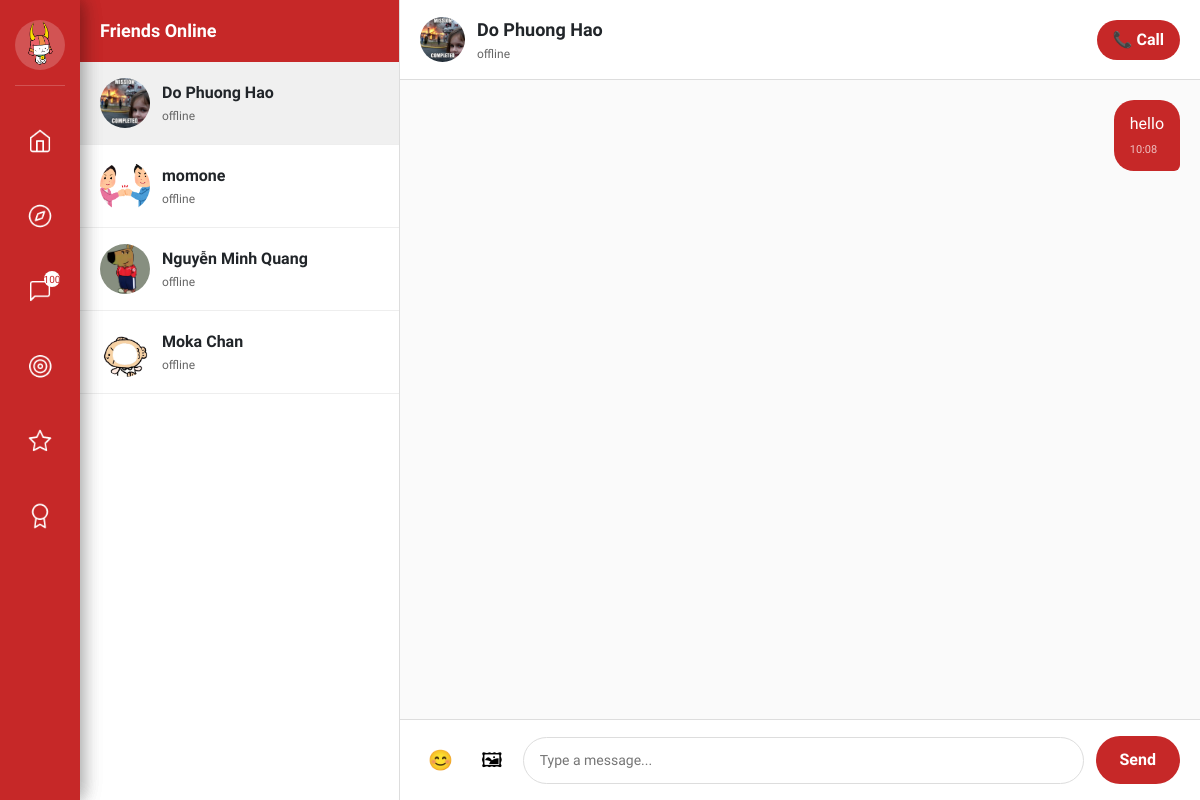
Page /social/chat/12/ (signed in) on the earlier database version.
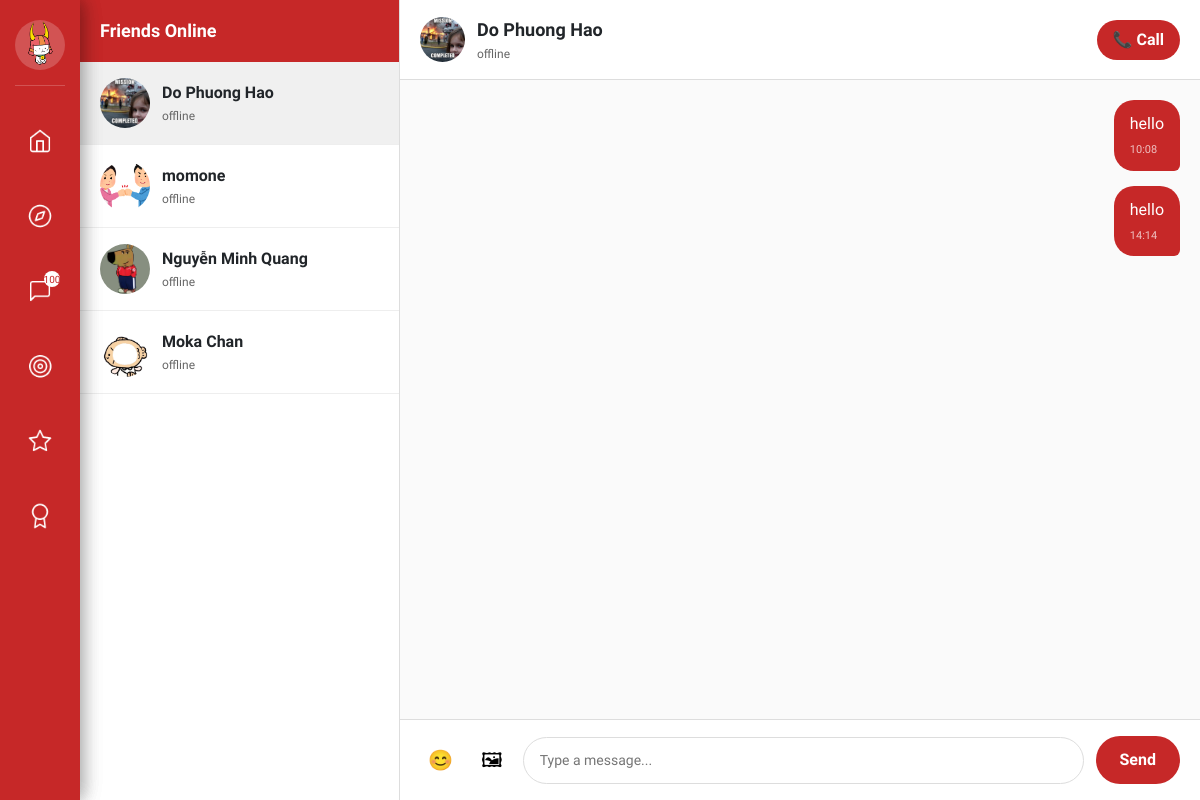
Same page on the later database version.
### users/models.py (models this page shows, shortened)
class User(AbstractUser):
    GENDER_CHOICES = [
        ('male', 'Male'),
        ('female', 'Female'),
        ('other', 'Other'),
        ('not_specified', 'Not specified'),
    ]
    STATUS_CHOICES = [
        ('online', 'Online'),
        ('offline', 'Offline'),
        ('busy', 'Busy'),
        ('away', 'Away'),
        ('available', 'Available for connection'),
    ]
    phone_regex = RegexValidator(
        regex=r'^\+?1?\d{9,15}$',
        message="Phone number must be in the format: '+999999999' or '0999999999'"
    )
    email = models.EmailField(unique=True)
    phone = models.CharField(
        validators=[phone_regex],
        max_length=17,
        unique=True,
        help_text="Phone number must be in the format: '+84xxxxxxxxx' or '0xxxxxxxxx'"
    )
    full_name = models.CharField(max_length=100)
    hometown = models.CharField(max_length=255, blank=True)
    date_of_birth = models.DateField(null=True, blank=True, verbose_name="Date of Birth")
    gender = models.CharField(
        max_length=20,
        choices=GENDER_CHOICES,
        default='not_specified',
        help_text="User's gender"
    )
    bio = models.TextField(
        max_length=500,
        blank=True,
        help_text="Short introduction about yourself (max 500 characters)"
    )
    status = models.CharField(
        max_length=20,
        choices=STATUS_CHOICES,
        default='offline',
        help_text="Current status"
    )
    interests = models.TextField(default='[]', blank=True)
    avatar = models.ImageField(upload_to='avatars/', blank=True)
    latitude = models.FloatField(null=True, blank=True, help_text="Latitude")
    longitude = models.FloatField(null=True, blank=True, help_text="Longitude")
    search_radius = models.FloatField(default=50.0, help_text="Search radius (km)")
    level = models.IntegerField(default=1)
    points = models.IntegerField(default=0)
    is_admin = models.BooleanField(default=False)
    objects = UserManager()
    USERNAME_FIELD = 'email'
    REQUIRED_FIELDS = ['phone', 'full_name']
    class Meta:
        verbose_name = "User"
        verbose_name_plural = "Users"
        ordering = ['-date_joined']
    def get_display_name(self):
        return self.full_name or self.username

### social/models.py (models this page shows, shortened)
class Message(models.Model):
    TYPE_CHOICES = (('text', 'Text'), ('image', 'Image'), ('sticker', 'Sticker'), ('location', 'Location'))
    sender = models.ForeignKey(User, related_name='sent_messages', on_delete=models.CASCADE)
    receiver = models.ForeignKey(User, related_name='received_messages', on_delete=models.SET_NULL, null=True, blank=True)
    group = models.ForeignKey('Group', on_delete=models.SET_NULL, null=True, blank=True)
    content = models.TextField(blank=True)
    type = models.CharField(max_length=10, choices=TYPE_CHOICES, default='text')
    image = models.ImageField(upload_to='messages/', blank=True, null=True)
    latitude = models.FloatField(null=True, blank=True, help_text="Vĩ độ vị trí")
    longitude = models.FloatField(null=True, blank=True, help_text="Kinh độ vị trí")
    created_at = models.DateTimeField(default=timezone.now)
    class Meta:
        ordering = ['-created_at']

### social/views.py (the view, shortened to what this page needs)
# urls.py: path('chat/<int:friend_id>/', views.chat_detail, name='chat_detail'),
@login_required
def chat_detail(request, friend_id):
    friend = get_object_or_404(User, id=friend_id)
    is_friend = Friendship.objects.filter(
        Q(user1=request.user, user2=friend) |
        Q(user1=friend, user2=request.user)
    ).exists()
    if not is_friend:
        messages.error(request, 'Bạn chỉ có thể chat với bạn bè!')
        return redirect('wall')
    messages_list = Message.objects.filter(
        Q(sender=request.user, receiver=friend) |
        Q(sender=friend, receiver=request.user)
    ).order_by('created_at')
    friends_ids = []
    friendships1 = Friendship.objects.filter(user1=request.user).values_list('user2_id', flat=True)
    friendships2 = Friendship.objects.filter(user2=request.user).values_list('user1_id', flat=True)
    friends_ids = list(friendships1) + list(friendships2)
    friends = User.objects.filter(id__in=friends_ids).exclude(id=request.user.id)
    unread_messages_count = Message.objects.filter(
        receiver=request.user,
        sender__in=friends_ids
    ).count()
    context = {
        'friend': friend,
        'messages': messages_list,
        'friends': friends,
        'unread_messages_count': unread_messages_count
    }
    return render(request, 'chat_detail.html', context)

### templates/chat_detail.html (shortened to what this page needs)
{% extends 'base.html' %} {% load static %}  {% block content %}
<div class="chat-container">
  <div class="friends-list">
    <h3>Friends Online</h3>
    <div class="friends-container">
      {% if friends %} {% for friend_item in friends %}
      <a
        href="{% url 'chat_detail' friend_item.id %}"
        class="friend {% if friend_item.id == friend.id %}active{% endif %}"
      >
        {% if friend_item.avatar %}
        <img
          src="{{ friend_item.avatar.url }}"
          alt="Avatar"
          class="friend-avatar"
        />
        {% else %}
        <div class="friend-avatar-placeholder">👤</div>
        {% endif %}
        <div class="friend-info">
          <div class="friend-name">{{ friend_item.get_display_name }}</div>
          <div class="friend-status">
            {{ friend_item.status|default:"Online" }}
          </div>
        </div>
      </a>
      {% endfor %} {% endif %}
    </div>
  </div>
  <div class="chat-window">
    <div class="chat-header">
      <div class="chat-header-info">
        {% if friend.avatar %}
        <img
          src="{{ friend.avatar.url }}"
          alt="Avatar"
          class="chat-header-avatar"
        />
        {% else %}
        <div class="chat-header-avatar-placeholder">👤</div>
        {% endif %}
        <div>
          <div class="chat-name">{{ friend.get_display_name }}</div>
          <div class="chat-status">{{ friend.status|default:"Online" }}</div>
        </div>
      </div>
      <button onclick="initiateCall({{ friend.id }})" title="Gọi điện">
        📞 Call
      </button>
    </div>
    <div class="chat-messages" id="chatMessages">
      {% for message in messages %}
      <div
        class="message {% if message.sender == user %}sent{% else %}received{% endif %}"
        data-message-id="{{ message.id }}"
      >
        <div class="message-bubble">
          {% if message.type == 'image' and message.image %}
          <img src="{{ message.image.url }}" alt="Image" />
          {% if message.content %}
          <div>{{ message.content }}</div>
          {% endif %} {% else %}
          <div>{{ message.content }}</div>
          {% endif %}
          <div class="message-time">{{ message.created_at|date:"H:i" }}</div>
        </div>
      </div>
      {% empty %}
      <div class="empty-chat">
        <i class="fas fa-comments"></i>
        <h3>Chưa có tin nhắn nào</h3>
        <p>Hãy bắt đầu cuộc trò chuyện!</p>
      </div>
      {% endfor %}
    </div>
    <div class="chat-input">
      <form
        method="POST"
        enctype="multipart/form-data"
        id="chatForm"
        style="display: flex; align-items: center; gap: 12px; width: 100%"
      >
        <button
          type="button"
          class="emoji-btn"
          id="emojiBtn"
          title="Chọn emoji"
        >
          😊
        </button>
        <button
          type="button"
          class="image-btn"
          onclick="document.getElementById('imageInput').click()"
          title="Gửi ảnh"
        >
          🖼
        </button>
        <input
          type="text"
          name="content"
          placeholder="Type a message..."
          id="messageInput"
        />
        <button type="submit" class="send-btn">Send</button>
      </form>
    </div>
  </div>
</div>
{% endblock %}

Differences in the rows shown:
added Message: content "hello", created_at "14:14"
